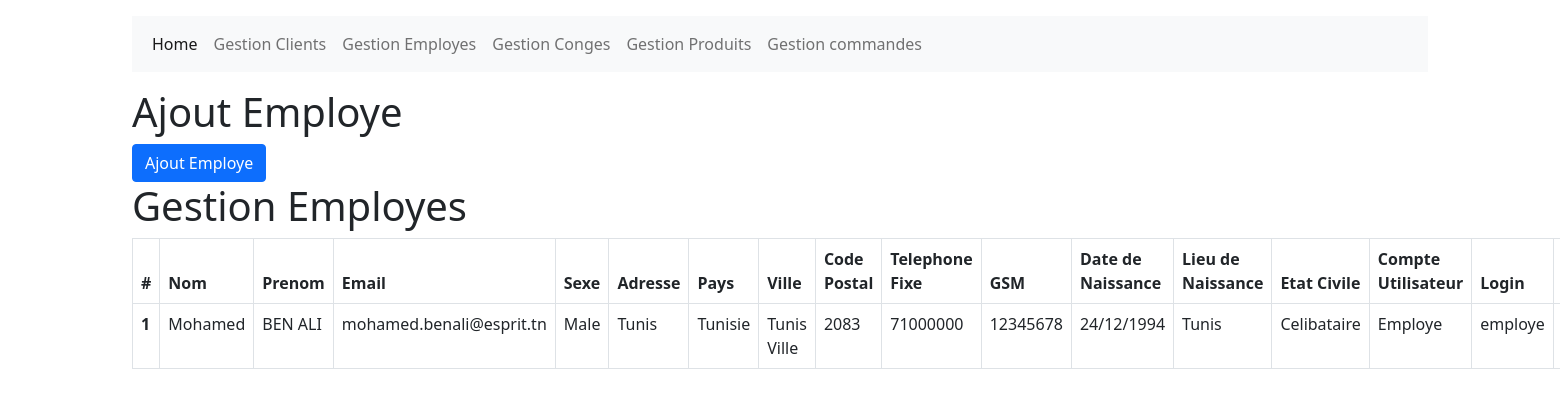
Screenshot of /admin/gestion_employes.php with the database file from the repository.
### tables this page shows
CREATE TABLE `employe` (
  `id` int(100) NOT NULL,
  `nom` varchar(100) NOT NULL,
  `prenom` varchar(100) NOT NULL,
  `email` varchar(100) NOT NULL,
  `sexe` varchar(100) NOT NULL,
  `adresse` varchar(100) NOT NULL,
  `pays` varchar(100) NOT NULL,
  `ville` varchar(100) NOT NULL,
  `codePostal` varchar(100) NOT NULL,
  `telephoneFixe` varchar(100) NOT NULL,
  `gsm` varchar(100) NOT NULL,
  `dateNaissance` varchar(100) NOT NULL,
  `lieuNaissance` varchar(100) NOT NULL,
  `etatCivile` varchar(100) NOT NULL,
  `compteUtilisateur` varchar(100) NOT NULL,
  `login` varchar(100) NOT NULL,
  `pwd` varchar(100) NOT NULL
);

### admin/gestion_employes.php (the view, shortened to what this page needs)
<?php include 'header.php';?>
<div class="container mt-3">
<h1>Ajout Employe</h1>
<a href="ajout_employe.php" class="btn btn-primary" role="button">Ajout Employe</a>
<h1>Gestion Employes</h1>
 <div class="table-responsive">
  <table class="table table-bordered">
    <thead>
      <tr>
        <th>#</th>
        <th>Nom</th>
        <th>Prenom</th>
        <th>Email</th>
        <th>Sexe</th>
        <th>Adresse</th>
        <th>Pays</th>
        <th>Ville</th>
        <th>Code Postal</th>
        <th>Telephone Fixe</th>
        <th>GSM</th>
        <th>Date de Naissance</th>
        <th>Lieu de Naissance</th>
        <th>Etat Civile</th>
        <th>Compte Utilisateur</th>
        <th>Login</th>
        <th>Password</th>
      </tr>
    </thead>
    <tbody>
    <?php
      include('../db/connexion.php');
      $sql="SELECT * FROM `employe`";
      $result=$conn->query($sql);
      while($row=mysqli_fetch_array($result,MYSQLI_ASSOC))
      {
      ?>
      <tr>
        <th scope="row"><?php echo $row['id'];?></th>
        <td><?php echo $row['nom'];?></td>
        <td><?php echo $row['prenom'];?></td>
        <td><?php echo $row['email'];?></td>
        <td><?php echo $row['sexe'];?></td>
        <td><?php echo $row['adresse'];?></td>
        <td><?php echo $row['pays'];?></td>
        <td><?php echo $row['ville'];?></td>
        <td><?php echo $row['codePostal'];?></td>
        <td><?php echo $row['telephoneFixe'];?></td>
        <td><?php echo $row['gsm'];?></td>
        <td><?php echo $row['dateNaissance'];?></td>
        <td><?php echo $row['lieuNaissance'];?></td>
        <td><?php echo $row['etatCivile'];?></td>
        <td><?php echo $row['compteUtilisateur'];?></td>
        <td><?php echo $row['login'];?></td>
        <td><?php echo $row['pwd'];?></td>
      </tr>
      <?php
     }
        ?>
    </tbody>
  </table>
  </div>
  </div>

### admin/CSS/styles.css (style rules this page uses)
.table-responsive { display: table; }

### rows the page displays
employe: id "1", nom "Mohamed", prenom "BEN ALI", email "mohamed.benali@esprit.tn", sexe "Male", adresse "Tunis", pays "Tunisie", ville "Tunis Ville", codePostal "2083", telephoneFixe "71000000", gsm "12345678", dateNaissance "24/12/1994", lieuNaissance "Tunis", etatCivile "Celibataire", compteUtilisateur "Employe", login "employe"
